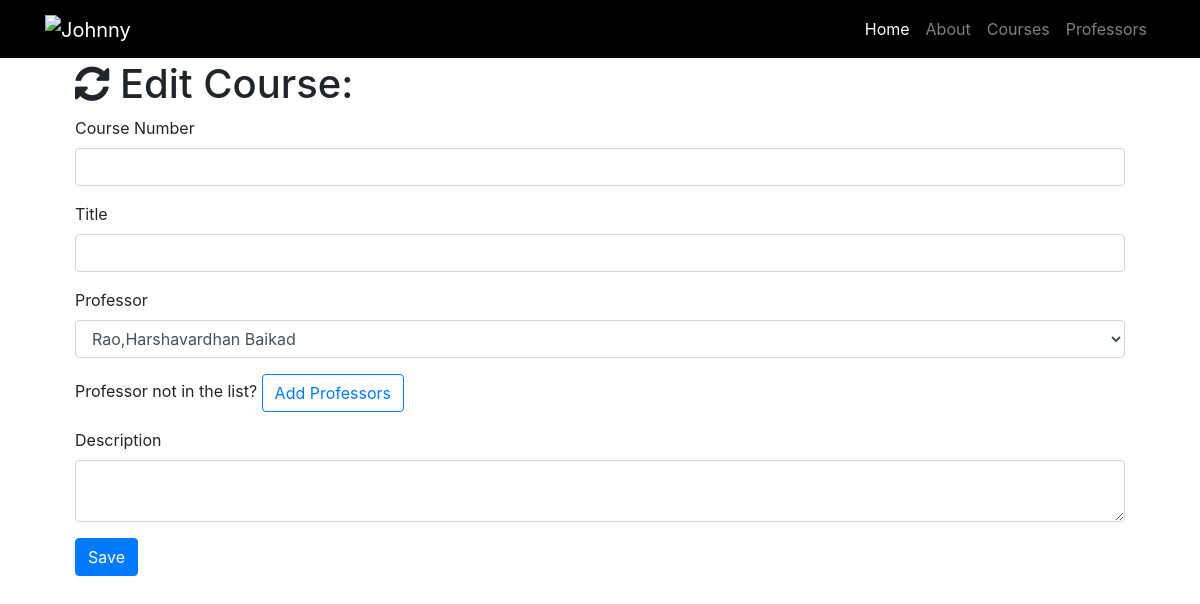
/course/edit/6, run on an earlier commit of the app's database.
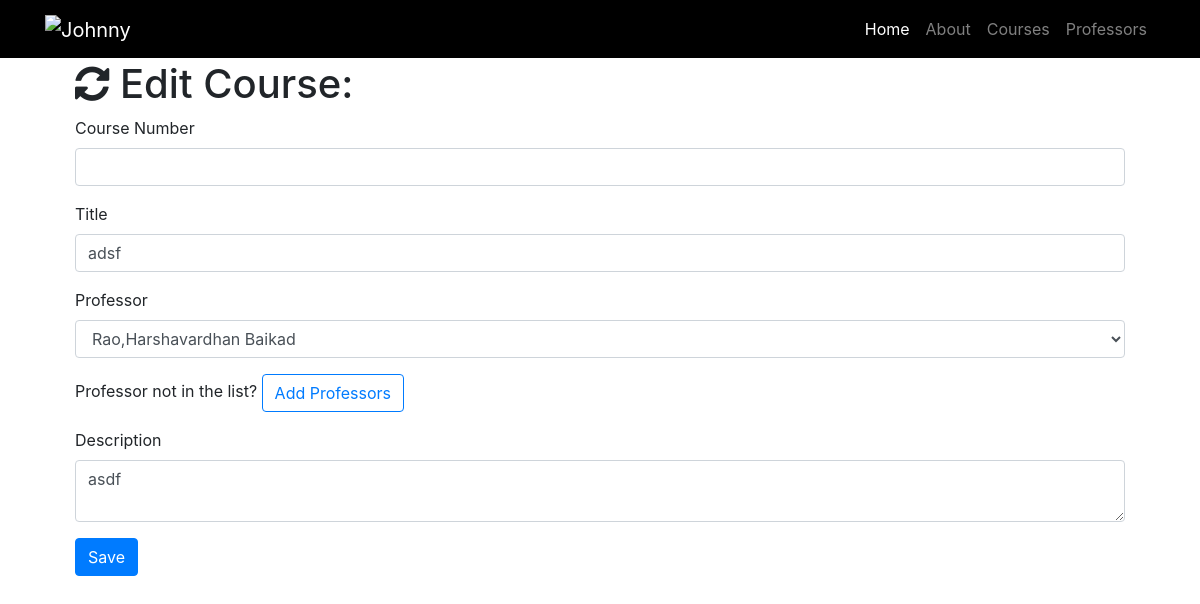
And on a later commit of the database.
### resume.py (models this page shows)
class Course(db.Model):
    __tablename__ = 'courses'
    id = db.Column(db.Integer, primary_key=True)
    course_number = db.Column(db.String(60))
    title = db.Column(db.String(256))
    description = db.Column(db.Text)
    professor_id = db.Column(db.Integer, db.ForeignKey('professors.id'))

### resume.py (the view, shortened to what this page needs)
@app.route('/course/edit/<int:id>', methods=['GET', 'POST'])
def edit_course(id):
    course = Course.query.filter_by(id=id).first()
    professors = Professor.query.all()
    if request.method == 'GET':
        return render_template('course-edit.html', course=course, professors=professors)

### templates/course-edit.html (shortened to what this page needs)
{% extends "resume-base.html"%}
{% block page_content%}
  <div class="container">
    <h1 class="mt-5"><i class="fa fa-refresh" aria-hidden="true"></i> Edit Course:</h1>
    <form action="/course/edit/{{course.id}}" method="post">
      <div class="form-group">
        <label>Course Number</label>
        <input class="form-control" type="text" name="number" value="{{course.number}}" required="true">
      </div>
      <div class="form-group">
        <label>Title</label>
        <input class="form-control" type="text" name="course" value="{{course.title}}" required="true">
      </div>
      <div class="form-group">
        <label>Professor</label>
        <select class="form-control" name="professor">
          {% for professor in professors %}
            {% if professor == course.professor %}
              <option selected="selected">{{ professor.name }}</option>
            {% else %}
              <option>{{professor.name}}</option>
            {% endif %}
          {% endfor %}
        </select>
      </div>
      <div class="form-group">
        Professor not in the list? <a href="/professor/add" class="btn btn-outline-primary" role="button" aria-disabled="true">Add Professors</a>
      </div>
      <div class="form-group">
        <label>Description</label>
        <textarea class="form-control" name="description" required="true">{{course.description}}</textarea>
      </div>
      <button type="submit" class="btn btn-primary" style="color:white;">Save</button>
    </form>
  </div>
{% endblock%}

What changed in the data, as far as the page shows it:
added Course: course "adsf", description "asdf"
